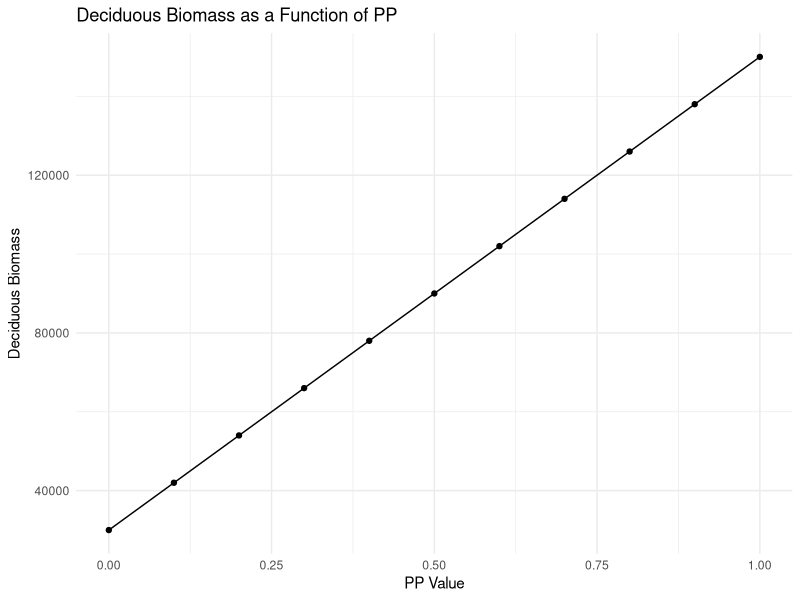

Recreate this plot in R.

# Define a sequence of PP values
PP_values <- seq(0, 1, by = 0.1)  # Example range from 0 to 1 with step 0.1

# Initialize an empty list to store results
biomass_results <- list()

# Apply the equation for each PP value and store results
for (PP in PP_values) {
  deciduous_biomass <- 30000 * (1 + 4 * PP)
  biomass_results[[as.character(PP)]] <- deciduous_biomass
}

# Print the results
for (PP in PP_values) {
  cat("PP:", PP, "Biomass:", biomass_results[[as.character(PP)]], "\n")
}

# Load the ggplot2 library
library(ggplot2)

# Define a data frame from the results
results_df <- data.frame(PP = as.numeric(names(biomass_results)),
                         Biomass = unlist(biomass_results))

# Create a scatter plot
ggplot(data = results_df, aes(x = PP, y = Biomass)) +
  geom_point() +
  geom_line() +
  labs(title = "Deciduous Biomass as a Function of PP",
       x = "PP Value",
       y = "Deciduous Biomass") +
  theme_minimal()
